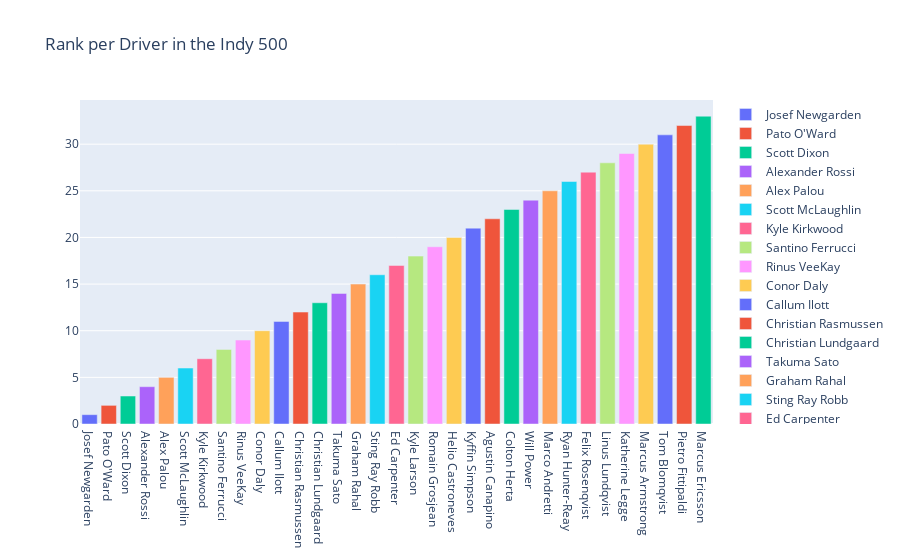

Write notebook code for a chart like this one.
### Code cell
import plotly.graph_objects as go

# Filter the dataframe to only include Indy 500 data
df_filtered_indy500 = race_result_df[race_result_df['City'] == 'indy500']

fig = go.Figure()

# Get a list of unique drivers from the dataframe
drivers = df_filtered_indy500['Driver'].unique()


for driver in drivers:
    fig.add_trace(go.Bar(
        x=[driver],  
        y=df_filtered_indy500[df_filtered_indy500['Driver'] == driver]['Rank'],
        name=driver 
    ))

fig.update_layout(title='Rank per Driver in the Indy 500')

# Show the figure
fig.show()

### Figure 1 — Plotly figure (JSON) as saved in the notebook; plotly's stock layout.template omitted (floating-point values rounded to 4 significant figures)
{"data": [{"name": "Josef Newgarden", "type": "bar", "x": ["Josef Newgarden"], "y": [1]}, {"name": "Pato O'Ward", "type": "bar", "x": ["Pato O'Ward"], "y": [2]}, {"name": "Scott Dixon", "type": "bar", "x": ["Scott Dixon"], "y": [3]}, {"name": "Alexander Rossi", "type": "bar", "x": ["Alexander Rossi"], "y": [4]}, {"name": "Alex Palou", "type": "bar", "x": ["Alex Palou"], "y": [5]}, {"name": "Scott McLaughlin", "type": "bar", "x": ["Scott McLaughlin"], "y": [6]}, {"name": "Kyle Kirkwood", "type": "bar", "x": ["Kyle Kirkwood"], "y": [7]}, {"name": "Santino Ferrucci", "type": "bar", "x": ["Santino Ferrucci"], "y": [8]}, {"name": "Rinus VeeKay", "type": "bar", "x": ["Rinus VeeKay"], "y": [9]}, {"name": "Conor Daly", "type": "bar", "x": ["Conor Daly"], "y": [10]}, {"name": "Callum Ilott", "type": "bar", "x": ["Callum Ilott"], "y": [11]}, {"name": "Christian Rasmussen", "type": "bar", "x": ["Christian Rasmussen"], "y": [12]}, {"name": "Christian Lundgaard", "type": "bar", "x": ["Christian Lundgaard"], "y": [13]}, {"name": "Takuma Sato", "type": "bar", "x": ["Takuma Sato"], "y": [14]}, {"name": "Graham Rahal", "type": "bar", "x": ["Graham Rahal"], "y": [15]}, {"name": "Sting Ray Robb", "type": "bar", "x": ["Sting Ray Robb"], "y": [16]}, {"name": "Ed Carpenter", "type": "bar", "x": ["Ed Carpenter"], "y": [17]}, {"name": "Kyle Larson", "type": "bar", "x": ["Kyle Larson"], "y": [18]}, {"name": "Romain Grosjean", "type": "bar", "x": ["Romain Grosjean"], "y": [19]}, {"name": "Helio Castroneves", "type": "bar", "x": ["Helio Castroneves"], "y": [20]}, {"name": "Kyffin Simpson", "type": "bar", "x": ["Kyffin Simpson"], "y": [21]}, {"name": "Agustin Canapino", "type": "bar", "x": ["Agustin Canapino"], "y": [22]}, {"name": "Colton Herta", "type": "bar", "x": ["Colton Herta"], "y": [23]}, {"name": "Will Power", "type": "bar", "x": ["Will Power"], "y": [24]}, {"name": "Marco Andretti", "type": "bar", "x": ["Marco Andretti"], "y": [25]}, {"name": "Ryan Hunter-Reay", "type": "bar", "x": ["Ryan Hunter-Reay"], "y": [26]}, {"name": "Felix Rosenqvist", "type": "bar", "x": ["Felix Rosenqvist"], "y": [27]}, {"name": "Linus Lundqvist", "type": "bar", "x": ["Linus Lundqvist"], "y": [28]}, {"name": "Katherine Legge", "type": "bar", "x": ["Katherine Legge"], "y": [29]}, {"name": "Marcus Armstrong", "type": "bar", "x": ["Marcus Armstrong"], "y": [30]}, {"name": "Tom Blomqvist", "type": "bar", "x": ["Tom Blomqvist"], "y": [31]}, {"name": "Pietro Fittipaldi", "type": "bar", "x": ["Pietro Fittipaldi"], "y": [32]}, {"name": "Marcus Ericsson", "type": "bar", "x": ["Marcus Ericsson"], "y": [33]}], "layout": {"autosize": true, "title": {"text": "Rank per Driver in the Indy 500"}, "xaxis": {"autorange": true, "range": [-0.5, 32.5], "type": "category"}, "yaxis": {"autorange": true, "range": [0, 34.74], "type": "linear"}}}
